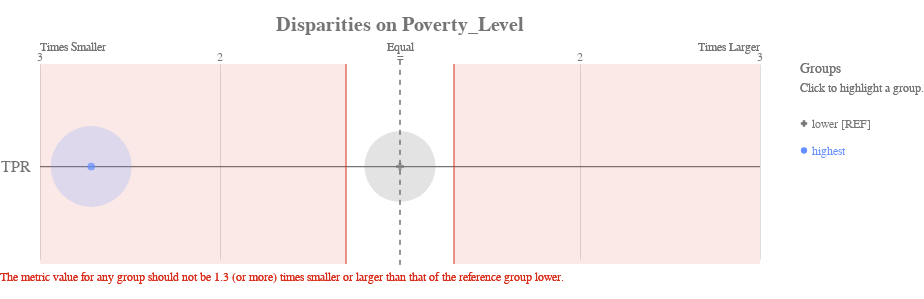

The notebook cell saved with this chart:
### Markdown cell above
#### Before: Run Aequitas for the "best" model chosen earlier

### Code cell
g = Group()
b = Bias()
metrics = ['tpr']
xtab_old, _ = g.get_crosstabs(old_df[['score','label_value','poverty_level','metro_type', 'teacher_sex']].copy())
bdf_old = b.get_disparity_predefined_groups(xtab_old, original_df=old_df, ref_groups_dict={'poverty_level':'lower', 'metro_type':'suburban_rural', 'teacher_sex':'male'})

ap.disparity(bdf_old, metrics, attribute_col, fairness_threshold=1.3)

### Figure 1 — Vega-Lite specification as saved in the notebook (floating-point values rounded to 4 significant figures)
{"config": {"view": {"continuousWidth": 400, "continuousHeight": 300, "strokeWidth": 0}, "axisLeft": {"labelColor": "rgb(117,117,117)", "labelFont": "Arial", "labelFontSize": 16}, "title": {"align": "center", "baseline": "middle", "color": "rgb(117,117,117)", "font": "Arial", "fontSize": 20, "fontWeight": "bold"}}, "layer": [{"data": {"name": "data-1f2af75cfead9a3854ee453922b4eaab"}, "mark": {"type": "rule", "stroke": "rgb(117,117,117)", "strokeWidth": 1.25, "tooltip": ""}, "encoding": {"x": {"type": "quantitative", "field": "x", "scale": {"domain": [-2, 2], "range": [40.0, 760.0]}}, "x2": {"field": "x2"}, "y": {"type": "nominal", "axis": {"domain": false, "labelAngle": 0, "labelPadding": -30, "orient": "left", "ticks": false, "title": ""}, "field": "metric", "scale": {"domain": ["TPR"], "range": [30, 225.0]}}}}, {"data": {"name": "data-79dd248bdaa0ea02c535240e8ad022c8"}, "mark": {"type": "rule", "stroke": "rgb(117,117,117)", "strokeDash": [5, 5], "strokeWidth": 1}, "encoding": {"tooltip": {"value": "lower [REF]"}, "x": {"value": 400.0}, "y": {"value": 20.83}, "y2": {"value": 229.2}}}, {"data": {"name": "data-c233327f4cd9b4c2df31bf8015c83e4a"}, "mark": {"type": "text", "align": "center", "color": "rgb(117,117,117)", "font": "Arial", "fontSize": 12, "fontWeight": "normal", "tooltip": ""}, "encoding": {"text": {"type": "nominal", "field": "label"}, "x": {"type": "quantitative", "field": "value", "scale": {"domain": [-2, 2], "range": [40.0, 760.0]}}, "y": {"value": 17.5}}}, {"layer": [{"mark": {"type": "text", "align": "left", "fill": "rgb(117,117,117)", "font": "Arial", "fontSize": 12, "fontWeight": "normal", "tooltip": ""}, "encoding": {"text": {"value": "Times Smaller"}, "x": {"value": 40.0}, "y": {"value": 7.5}}}, {"mark": {"type": "text", "align": "right", "fill": "rgb(117,117,117)", "font": "Arial", "fontSize": 12, "fontWeight": "normal", "tooltip": ""}, "encoding": {"text": {"value": "Times Larger"}, "x": {"value": 760.0}, "y": {"value": 7.5}}}, {"mark": {"type": "text", "align": "center", "fill": "rgb(117,117,117)", "font": "Arial", "fontSize": 12, "fontWeight": "normal", "tooltip": ""}, "encoding": {"text": {"value": "Equal"}, "x": {"value": 400.0}, "y": {"value": 7.5}}}], "data": {"name": "data-79dd248bdaa0ea02c535240e8ad022c8"}}, {"layer": [{"mark": {"type": "rule", "opacity": 0.8, "stroke": "rgb(217, 46, 28)", "strokeWidth": 1.25, "tooltip": ""}, "encoding": {"x": {"type": "quantitative", "field": "min", "scale": {"domain": [-2, 2], "range": [40.0, 760.0]}}, "y": {"value": 25.0}, "y2": {"value": 225.0}}}, {"mark": {"type": "rule", "opacity": 0.8, "stroke": "rgb(217, 46, 28)", "strokeWidth": 1.25, "tooltip": ""}, "encoding": {"x": {"type": "quantitative", "field": "max", "scale": {"domain": [-2, 2], "range": [40.0, 760.0]}}, "y": {"value": 25.0}, "y2": {"value": 225.0}}}, {"layer": [{"mark": {"type": "rect", "fill": "rgb(217, 46, 28)", "opacity": 0.1, "tooltip": ""}, "encoding": {"x": {"type": "quantitative", "field": "min", "scale": {"domain": [-2, 2], "range": [40.0, 760.0]}}, "x2": {"field": "lower_end"}, "y": {"value": 25.0}, "y2": {"value": 225.0}}}, {"mark": {"type": "rect", "fill": "rgb(217, 46, 28)", "opacity": 0.1, "tooltip": ""}, "encoding": {"x": {"type": "quantitative", "field": "max", "scale": {"domain": [-2, 2], "range": [40.0, 760.0]}}, "x2": {"field": "upper_end"}, "y": {"value": 25.0}, "y2": {"value": 225.0}}}]}, {"data": {"name": "data-79dd248bdaa0ea02c535240e8ad022c8"}, "mark": {"type": "text", "align": "left", "baseline": "top", "fill": "rgb(217, 46, 28)", "font": "Arial", "fontSize": 12, "fontWeight": "normal", "tooltip": ""}, "encoding": {"text": {"value": "The metric value for any group should not be 1.3 (or more) times smaller or larger than that of the reference group lower."}, "x": {"value": 0}, "y": {"value": 233.3}}}], "data": {"name": "data-68125cfc4fc9557defd07e8d14c561c8"}}, {"layer": [{"mark": "circle"}, {"data": {"name": "data-51b8003dc85d49711ca36fabda1ba077"}, "mark": {"type": "circle", "opacity": 0.2}, "encoding": {"color": {"condition": {"type": "nominal", "field": "attribute_value", "legend": null, "scale": {"domain": ["lower", "highest"], "range": ["rgb(117,117,117)", "rgb(100, 143, 255)", "rgb(254, 97, 0)", "rgb(220, 38, 127)", "rgb(255, 176, 0)", "rgb(120, 94, 240)"]}, "selection": "selector037"}, "value": "rgb(224,224,224)"}, "size": {"type": "quantitative", "field": "group_size", "legend": null, "scale": {"domain": [0, 11970.0], "range": [0, 7854.0]}}, "tooltip": [{"type": "nominal", "field": "attribute_value", "title": "Group"}, {"type": "nominal", "field": "tooltip_group_size", "title": "Group Size"}, {"type": "nominal", "field": "tooltip_disparity_explanation_tpr", "title": "Disparity"}, {"type": "quantitative", "field": "tpr", "format": ".2f", "title": "TPR"}], "x": {"type": "quantitative", "axis": {"domain": false, "labels": false, "ticks": false, "title": null, "values": [1, 2, -2, -1]}, "field": "tpr_disparity_scaled", "scale": {"domain": [-2, 2], "range": [40.0, 760.0]}}, "y": {"type": "nominal", "axis": {"domain": false, "grid": false, "labels": false, "ticks": false, "title": " "}, "field": "metric_variable", "scale": {"domain": ["TPR"], "range": [30, 225.0]}}}, "selection": {"selector039": {"type": "multi", "empty": "all", "fields": ["attribute_value"]}}, "transform": [{"calculate": "'TPR'", "as": "metric_variable"}]}, {"layer": [{"mark": "point"}, {"data": {"name": "data-51b8003dc85d49711ca36fabda1ba077"}, "mark": {"type": "point", "filled": true, "size": 60}, "encoding": {"color": {"condition": {"type": "nominal", "field": "attribute_value", "legend": null, "scale": {"domain": ["lower", "highest"], "range": ["rgb(117,117,117)", "rgb(100, 143, 255)", "rgb(254, 97, 0)", "rgb(220, 38, 127)", "rgb(255, 176, 0)", "rgb(120, 94, 240)"]}, "selection": "selector037"}, "value": "rgb(224,224,224)"}, "shape": {"type": "nominal", "field": "attribute_value", "legend": null, "scale": {"domain": ["lower", "highest"], "range": ["cross", "circle"]}}, "tooltip": [{"type": "nominal", "field": "attribute_value", "title": "Group"}, {"type": "nominal", "field": "tooltip_group_size", "title": "Group Size"}, {"type": "nominal", "field": "tooltip_disparity_explanation_tpr", "title": "Disparity"}, {"type": "quantitative", "field": "tpr", "format": ".2f", "title": "TPR"}], "x": {"type": "quantitative", "axis": {"domain": false, "labels": false, "ticks": false, "title": null, "values": [1, 2, -2, -1]}, "field": "tpr_disparity_scaled", "scale": {"domain": [-2, 2], "range": [40.0, 760.0]}}, "y": {"type": "nominal", "axis": {"domain": false, "grid": false, "labels": false, "ticks": false, "title": " "}, "field": "metric_variable", "scale": {"domain": ["TPR"], "range": [30, 225.0]}}}, "selection": {"selector038": {"type": "multi", "empty": "all", "fields": ["attribute_value"]}}, "transform": [{"calculate": "'TPR'", "as": "metric_variable"}]}]}]}, {"layer": [{"mark": {"type": "point", "filled": true, "opacity": 1, "size": 39.48}, "encoding": {"color": {"condition": {"type": "nominal", "field": "attribute_value", "legend": null, "scale": {"domain": ["lower", "highest"], "range": ["rgb(117,117,117)", "rgb(100, 143, 255)", "rgb(254, 97, 0)", "rgb(220, 38, 127)", "rgb(255, 176, 0)", "rgb(120, 94, 240)"]}, "selection": "selector037"}, "value": "rgb(224,224,224)"}, "shape": {"type": "nominal", "field": "attribute_value", "legend": null, "scale": {"domain": ["lower", "highest"], "range": ["cross", "circle"]}}, "x": {"value": 804}, "y": {"type": "nominal", "axis": {"domain": false, "grid": false, "labels": false, "ticks": false, "title": " "}, "field": "attribute_value", "scale": {"domain": ["lower", "highest"], "range": [71, 125]}}}, "selection": {"selector037": {"type": "multi", "empty": "all", "fields": ["attribute_value"]}}}, {"mark": {"type": "text", "align": "left", "baseline": "middle", "font": "Arial", "fontSize": 12, "fontWeight": "normal"}, "encoding": {"color": {"condition": {"type": "nominal", "field": "attribute_value", "legend": null, "scale": {"domain": ["lower", "highest"], "range": ["rgb(117,117,117)", "rgb(100, 143, 255)", "rgb(254, 97, 0)", "rgb(220, 38, 127)", "rgb(255, 176, 0)", "rgb(120, 94, 240)"]}, "selection": "selector037"}, "value": "rgb(224,224,224)"}, "text": {"type": "nominal", "field": "label"}, "x": {"value": 812}, "y": {"type": "nominal", "axis": {"domain": false, "grid": false, "labels": false, "ticks": false, "title": " "}, "field": "attribute_value", "scale": {"domain": ["lower", "highest"], "range": [71, 125]}}}, "selection": {"selector040": {"type": "multi", "empty": "all", "fields": ["attribute_value"]}}}, {"data": {"name": "data-79dd248bdaa0ea02c535240e8ad022c8"}, "mark": {"type": "text", "align": "left", "baseline": "middle", "color": "rgb(117,117,117)", "font": "Arial", "fontSize": 12, "fontWeight": "normal"}, "encoding": {"text": {"value": "Click to highlight a group."}, "x": {"value": 800}, "y": {"value": 49}}}, {"data": {"name": "data-79dd248bdaa0ea02c535240e8ad022c8"}, "mark": {"type": "text", "align": "left", "baseline": "middle", "color": "rgb(117,117,117)", "font": "Arial", "fontSize": 14, "fontWeight": "normal"}, "encoding": {"text": {"value": "Groups"}, "x": {"value": 800}, "y": {"value": 30}}}], "data": {"name": "data-a5ebce136adcce28635ff1807ca7d132"}}], "height": 250, "padding": {"top": 15, "bottom": 10}, "resolve": {"scale": {"size": "independent", "y": "independent"}}, "title": "Disparities on Poverty_Level", "width": 800, "$schema": "https://vega.github.io/schema/vega-lite/v4.8.1.json", "datasets": {"data-1f2af75cfead9a3854ee453922b4eaab": [{"metric": "TPR", "x": -2, "x2": 2}], "data-79dd248bdaa0ea02c535240e8ad022c8": [{"a": 1, "b": 0}, {"a": 1, "b": 0}], "data-c233327f4cd9b4c2df31bf8015c83e4a": [{"value": 1, "label": 2}, {"value": 2, "label": 3}, {"value": -2, "label": 3}, {"value": -1, "label": 2}, {"value": 0, "label": "="}], "data-68125cfc4fc9557defd07e8d14c561c8": [{"min": -0.3, "max": 0.3, "lower_end": -2, "upper_end": 2}], "data-51b8003dc85d49711ca36fabda1ba077": [{"attribute_name": "poverty_level", "attribute_value": "highest", "group_size": 9973, "total_entities": 17677, "tpr": 0.05077, "tpr_disparity": 0.3683, "tpr_disparity_scaled": -1.715, "tooltip_group_size": "9,973 (56.42%)", "tooltip_disparity_explanation_tpr": "2.72 times smaller TPR than the reference group"}, {"attribute_name": "poverty_level", "attribute_value": "lower", "group_size": 7704, "total_entities": 17677, "tpr": 0.1379, "tpr_disparity": 1.0, "tpr_disparity_scaled": 0.0, "tooltip_group_size": "7,704 (43.58%)", "tooltip_disparity_explanation_tpr": "Reference group"}], "data-a5ebce136adcce28635ff1807ca7d132": [{"attribute_value": "lower", "label": "lower [REF]"}, {"attribute_value": "highest", "label": "highest"}]}}
